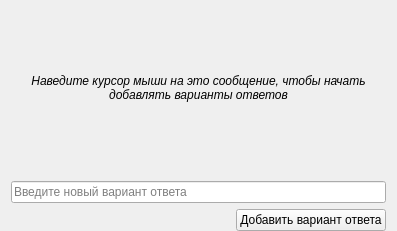
<?xml version="1.0" encoding="UTF-8"?>
<ui version="4.0">
 <class>AnswerOptionsContainer</class>
 <widget class="QWidget" name="AnswerOptionsContainer">
  <property name="geometry">
   <rect>
    <x>0</x>
    <y>0</y>
    <width>397</width>
    <height>231</height>
   </rect>
  </property>
  <property name="windowTitle">
   <string>Form</string>
  </property>
  <layout class="QVBoxLayout" name="verticalLayout_2" stretch="1,0,0">
   <property name="topMargin">
    <number>0</number>
   </property>
   <property name="bottomMargin">
    <number>0</number>
   </property>
   <item>
    <layout class="QVBoxLayout" name="answerOptions"/>
   </item>
   <item>
    <widget class="QLabel" name="onHiddenAndEmptyListMessage">
     <property name="font">
      <font>
       <italic>true</italic>
      </font>
     </property>
     <property name="text">
      <string>Наведите курсор мыши на это сообщение, чтобы начать добавлять варианты ответов</string>
     </property>
     <property name="scaledContents">
      <bool>false</bool>
     </property>
     <property name="alignment">
      <set>Qt::AlignCenter</set>
     </property>
     <property name="wordWrap">
      <bool>true</bool>
     </property>
    </widget>
   </item>
   <item>
    <layout class="QVBoxLayout" name="addAnswerOptionLayout">
     <item>
      <widget class="QLineEdit" name="formulation">
       <property name="placeholderText">
        <string>Введите новый вариант ответа</string>
       </property>
      </widget>
     </item>
     <item>
      <layout class="QHBoxLayout" name="horizontalLayout">
       <item>
        <spacer name="horizontalSpacer">
         <property name="orientation">
          <enum>Qt::Horizontal</enum>
         </property>
         <property name="sizeHint" stdset="0">
          <size>
           <width>40</width>
           <height>20</height>
          </size>
         </property>
        </spacer>
       </item>
       <item>
        <widget class="QPushButton" name="addAnswerOptionBtn">
         <property name="text">
          <string>Добавить вариант ответа</string>
         </property>
        </widget>
       </item>
      </layout>
     </item>
    </layout>
   </item>
  </layout>
 </widget>
 <resources/>
 <connections/>
</ui>
